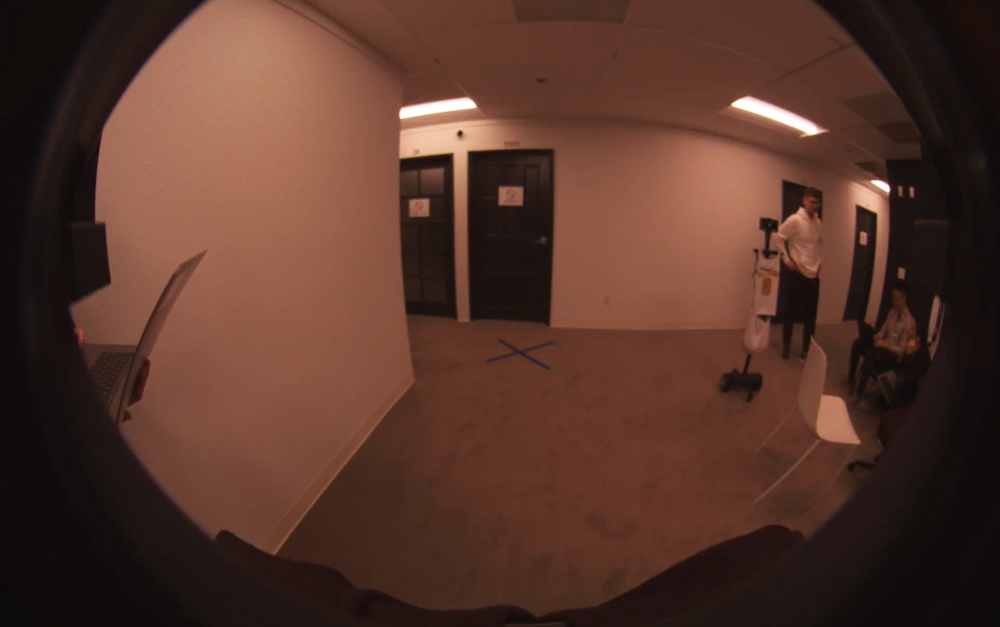
#> input picture crossfar.png, 1000 x 627 px, shrunk from 1928 x 1208 before the run
$ python cvtest.py
#> lines starting #> are read from the running program, lines starting #| are printed output that depends on the picture; after the words box and inside, x2 and y2 are one past the last pixel; in counts of white or black regions, pixels touching at a corner belong together
import cv2
import numpy as np

filename = "crossfar.png"  # Change this to your image path
source = cv2.imread(filename)
#> source is the input picture: shape (627, 1000, 3); mean B, G, R 42.5, 53.7, 86.3
if source is None:
    print("Cannot read image:", filename)
    exit()

# Crop the photo removing the outside 15% on all sides
height, width, _ = source.shape
#> height = 627; width = 1000
left = int(width * 0.15)
#> left = 150
right = int(width * 0.85)
#> right = 850
top = int(height * 0.15)
#> top = 94
bottom = int(height * 0.85)
#> bottom = 532
source = source[top:bottom, left:right]
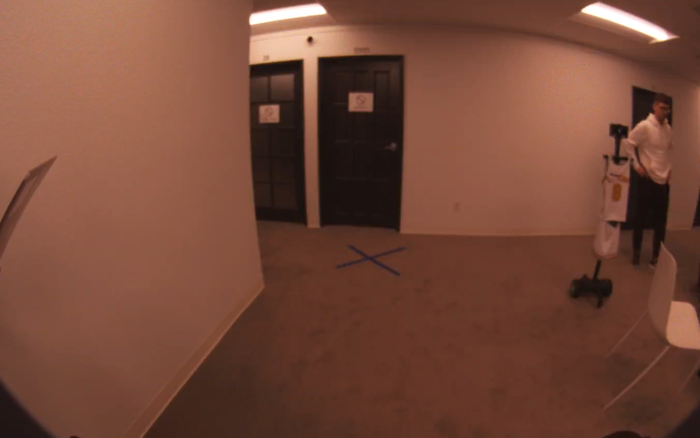
#> source: shape (438, 700, 3); mean B, G, R 56.3, 72.6, 117.7

kernel_size = 9
kernel = np.array([
    [0, -1, 0],
    [-1, 4, -1],
    [0, -1, 0]
], dtype=np.float32)

destination = cv2.filter2D(source, -1, kernel)
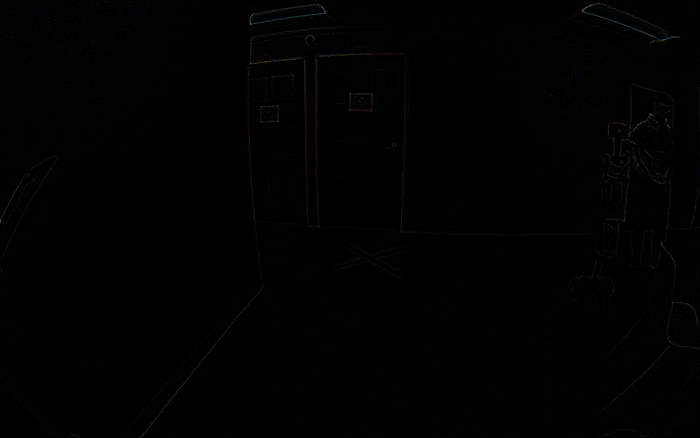
#> destination: shape (438, 700, 3); mean B, G, R 1.1, 0.9, 1.1

# Convert image to gray and blur it
srcGray = cv2.cvtColor(source, cv2.COLOR_BGR2GRAY)
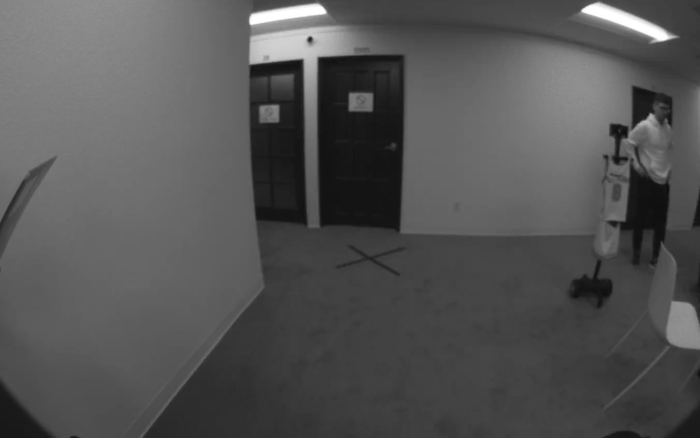
#> srcGray: shape (438, 700); min 11, max 255, mean 84.2
srcGray = cv2.blur(srcGray, (3, 3))

# Histogram equalization
srcGray = cv2.equalizeHist(srcGray)
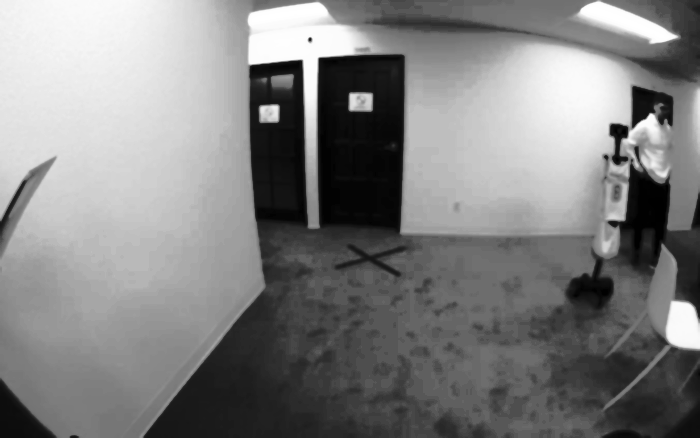
#> srcGray: shape (438, 700); min 0, max 255, mean 129

# Denoise
_, srcGray = cv2.threshold(srcGray, 25, 255, cv2.THRESH_BINARY_INV)
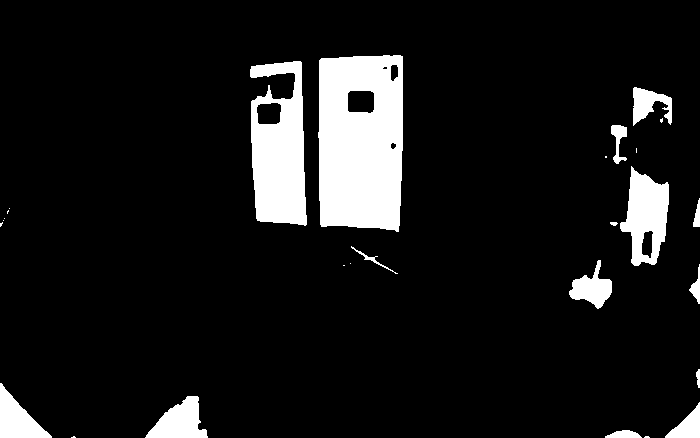
#> srcGray: shape (438, 700); 9.7% white; 27 white regions (12 under 20 px)

morphingMatrix = np.ones((1, 1), np.uint8)
srcGray = cv2.morphologyEx(srcGray, cv2.MORPH_OPEN, morphingMatrix)

# Image denoising
srcGray = cv2.fastNlMeansDenoising(srcGray, None, 30, 7, 21)

# Dilation
dilation_size = 5
element1 = cv2.getStructuringElement(cv2.MORPH_RECT, (dilation_size, dilation_size))
srcGray = cv2.dilate(srcGray, element1)
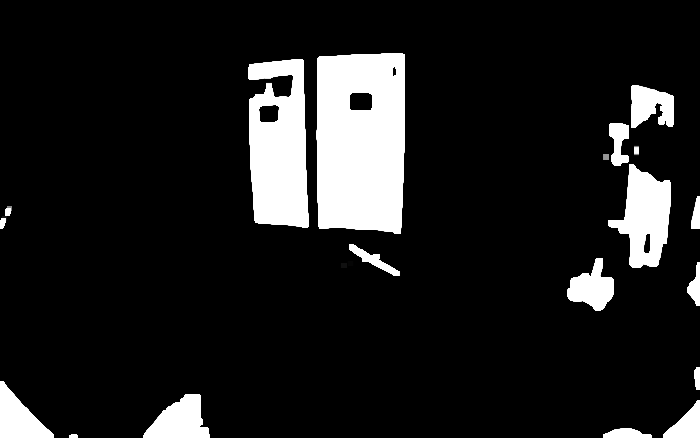
#> srcGray: shape (438, 700); min 0, max 255, mean 30.1

# Find contours
contours, hierarchy = cv2.findContours(srcGray, cv2.RETR_TREE, cv2.CHAIN_APPROX_SIMPLE)
#> contours = 23 contours; largest, box (x1, y1, x2, y2) and area: (316, 53, 405, 235) 15086, (248, 59, 309, 228) 8316, (607, 163, 671, 269) 3832, (143, 394, 210, 438) 1811, (0, 381, 54, 438) 1588

drawing = np.zeros_like(source)
for contour in contours:
    color = tuple(np.random.randint(0, 255, 3).tolist())
    cv2.drawContours(drawing, [contour], 0, color, 2)
#> this loop made 23 passes
#> color on passes 1 to 12: (172, 47, 117), (192, 67, 251), (195, 103, 9), (211, 21, 242), (36, 87, 70), (216, 88, 140), (58, 193, 230), (39, 87, 174), (88, 81, 165), (25, 77, 72), (9, 148, 115), (208, 243, 197)
#> (contour, color) on passes 15 to 16: ([[603, 154], [603, 159], [608, 159], [608, 154]], (216, 177, 243)), ([[634, 144], [634, 156], [638, 156], [638, 144]], (29, 147, 147))
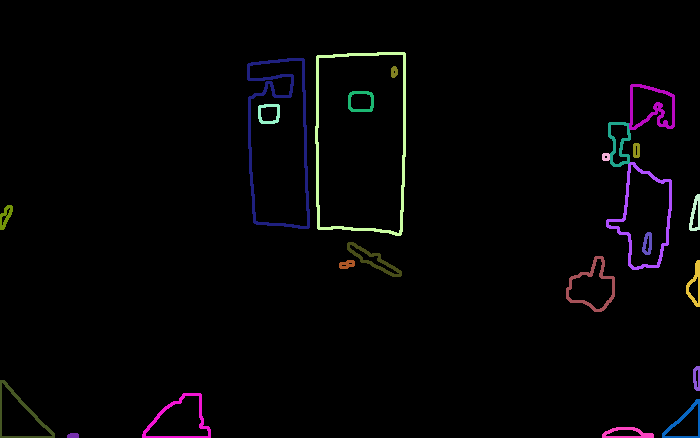
#> drawing: shape (438, 700, 3); mean of channels 0, 1, 2 4.7, 3.6, 4.3; drawn as B, G, R

cv2.imwrite("output1.jpg", drawing)
